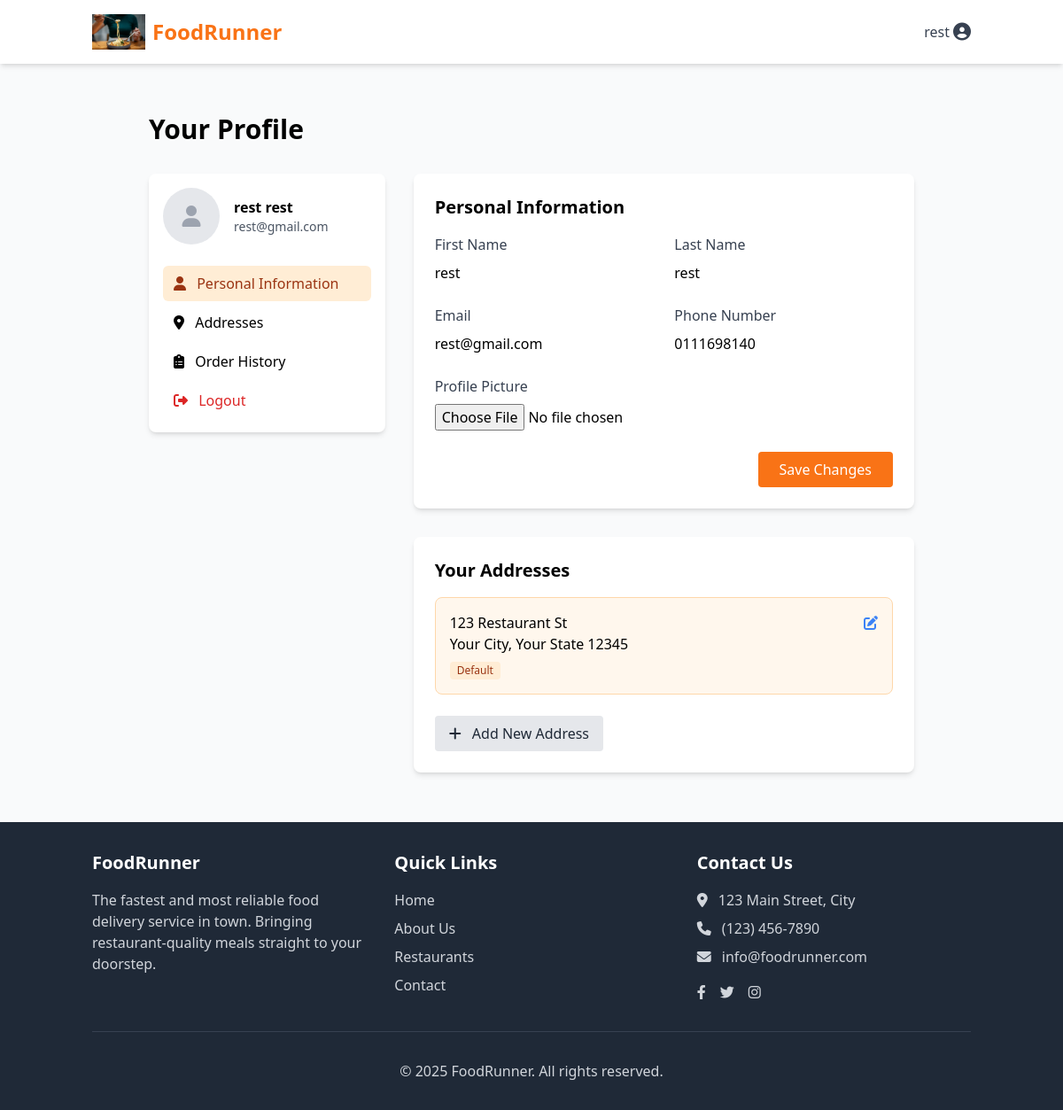
The page /customer/profile/ (signed in) on the database its author committed.
### core/models.py (models this page shows, shortened)
class User(AbstractUser):
    USER_TYPE_CHOICES = (
        ('customer', 'Customer'),
        ('restaurant', 'Restaurant Manager'),
        ('delivery', 'Delivery Person'),
        ('admin', 'Administrator'),
    )
    user_type = models.CharField(
        max_length=20,
        choices=USER_TYPE_CHOICES,
        default='customer'
    )
    phone_number = models.CharField(max_length=15, blank=True)
    profile_picture = models.ImageField(upload_to='profile_pics/', blank=True, null=True)

class Address(models.Model):
    user = models.ForeignKey(User, on_delete=models.CASCADE, related_name='addresses')
    address_line1 = models.CharField(max_length=100)
    address_line2 = models.CharField(max_length=100, blank=True)
    city = models.CharField(max_length=50)
    state = models.CharField(max_length=50)
    postal_code = models.CharField(max_length=10)
    is_default = models.BooleanField(default=False)
    class Meta:
        verbose_name_plural = "Addresses"

### customers/views.py (the view)
# urls.py: path('profile/', views.customer_profile, name='profile'),
@login_required
def customer_profile(request):
    if request.method == 'POST':
        user_form = CustomerProfileForm(request.POST, request.FILES, instance=request.user)
        if user_form.is_valid():
            user_form.save()
            messages.success(request, "Profile updated successfully.")
            return redirect('customers:profile')
    else:
        user_form = CustomerProfileForm(instance=request.user)
    addresses = Address.objects.filter(user=request.user)
    context = {
        'user_form': user_form,
        'addresses': addresses,
    }
    return render(request, 'customers/profile.html', context)

### customers/forms.py
class CustomerProfileForm(forms.ModelForm):
    class Meta:
        model = User
        fields = ['first_name', 'last_name', 'email', 'phone_number', 'profile_picture']

### customers/templates/customers/profile.html (shortened to what this page needs)
{% extends 'base.html' %}
{% block content %}
<div class="max-w-4xl mx-auto px-4 py-8">
    <h1 class="text-3xl font-bold mb-8">Your Profile</h1>
    <div class="grid grid-cols-1 lg:grid-cols-3 gap-8">
        <div class="lg:col-span-1">
            <div class="bg-white rounded-lg shadow-md p-4">
                <div class="flex items-center mb-6">
                    {% if request.user.profile_picture %}
                        <img src="{{ request.user.profile_picture.url }}" alt="{{ request.user.get_full_name }}" class="w-16 h-16 rounded-full mr-4 object-cover">
                    {% else %}
                        <div class="w-16 h-16 rounded-full bg-gray-200 flex items-center justify-center mr-4">
                            <i class="fas fa-user text-gray-400 text-2xl"></i>
                        </div>
                    {% endif %}
                    <div>
                        <h2 class="font-semibold">{{ request.user.get_full_name }}</h2>
                        <p class="text-gray-600 text-sm">{{ request.user.email }}</p>
                    </div>
                </div>
                <ul class="space-y-1">
                    <li>
                        <a href="#profile" class="block px-3 py-2 rounded-md bg-orange-100 text-orange-800 font-medium">
                            <i class="fas fa-user mr-2"></i> Personal Information
                        </a>
                    </li>
                    <li>
                        <a href="#addresses" class="block px-3 py-2 rounded-md hover:bg-gray-100 transition duration-200">
                            <i class="fas fa-map-marker-alt mr-2"></i> Addresses
                        </a>
                    </li>
                    <li>
                        <a href="{% url 'customers:orders' %}" class="block px-3 py-2 rounded-md hover:bg-gray-100 transition duration-200">
                            <i class="fas fa-clipboard-list mr-2"></i> Order History
                        </a>
                    </li>
                    <li>
                        <a href="{% url 'logout' %}" class="block px-3 py-2 rounded-md text-red-600 hover:bg-red-50 transition duration-200">
                            <i class="fas fa-sign-out-alt mr-2"></i> Logout
                        </a>
                    </li>
                </ul>
            </div>
        </div>
        <div class="lg:col-span-2">
            <div id="profile" class="bg-white rounded-lg shadow-md p-6 mb-8">
                <h2 class="text-xl font-semibold mb-4">Personal Information</h2>
                <form method="post" enctype="multipart/form-data">
                    <div class="grid grid-cols-1 md:grid-cols-2 gap-6 mb-6">
                        <div>
                            <label for="{{ user_form.first_name.id_for_label }}" class="block text-gray-700 font-medium mb-2">
                                First Name
                            </label>
                            {{ user_form.first_name }}
                        </div>
                        <div>
                            <label for="{{ user_form.last_name.id_for_label }}" class="block text-gray-700 font-medium mb-2">
                                Last Name
                            </label>
                            {{ user_form.last_name }}
                        </div>
                    </div>
                    <div class="grid grid-cols-1 md:grid-cols-2 gap-6 mb-6">
                        <div>
                            <label for="{{ user_form.email.id_for_label }}" class="block text-gray-700 font-medium mb-2">
                                Email
                            </label>
                            {{ user_form.email }}
                        </div>
                        <div>
                            <label for="{{ user_form.phone_number.id_for_label }}" class="block text-gray-700 font-medium mb-2">
                                Phone Number
                            </label>
                            {{ user_form.phone_number }}
                        </div>
                    </div>
                    <div class="mb-6">
                        <label for="{{ user_form.profile_picture.id_for_label }}" class="block text-gray-700 font-medium mb-2">
                            Profile Picture
                        </label>
                        {{ user_form.profile_picture }}
                    </div>
                    <div class="flex justify-end">
                        <button type="submit" class="bg-orange-500 text-white py-2 px-6 rounded hover:bg-orange-600 transition duration-200">
                            Save Changes
                        </button>
                    </div>
                </form>
            </div>
            <div id="addresses" class="bg-white rounded-lg shadow-md p-6">
                <h2 class="text-xl font-semibold mb-4">Your Addresses</h2>
                {% if addresses %}
                    <div class="space-y-4 mb-6">
                        {% for address in addresses %}
                            <div class="border rounded-lg p-4 {% if address.is_default %}bg-orange-50 border-orange-200{% endif %}">
                                <div class="flex justify-between items-start">
                                    <div>
                                        <p class="font-medium">{{ address.address_line1 }}</p>
                                        <p>{{ address.city }}, {{ address.state }} {{ address.postal_code }}</p>
                                        {% if address.is_default %}
                                            <span class="bg-orange-100 text-orange-800 text-xs px-2 py-0.5 rounded mt-2 inline-block">Default</span>
                                        {% endif %}
                                    </div>
                                    <div class="flex space-x-2">
                                        <a href="#" class="text-blue-500 hover:text-blue-700">
                                            <i class="fas fa-edit"></i>
                                        </a>
                                    </div>
                                </div>
                            </div>
                        {% endfor %}
                    </div>
                {% else %}
                    <div class="text-center py-6 mb-6">
                        <p class="text-gray-600">You don't have any saved addresses yet.</p>
                    </div>
                {% endif %}
                <a href="#" class="inline-block bg-gray-200 text-gray-800 py-2 px-4 rounded hover:bg-gray-300 transition duration-200">
                    <i class="fas fa-plus mr-2"></i> Add New Address
                </a>
            </div>
        </div>
    </div>
</div>
{% endblock %}

### core/templates/base.html (shortened to what this page needs)
<!DOCTYPE html>
<html lang="en">
<head>
    {% load static %}
    <script src="https://cdn.tailwindcss.com"></script>
    <link rel="stylesheet" href="https://cdnjs.cloudflare.com/ajax/libs/font-awesome/6.4.0/css/all.min.css">
</head>
<body class="bg-gray-50 min-h-screen flex flex-col">
    <header class="bg-white shadow-md">
        <nav class="container mx-auto px-4 py-4 flex justify-between items-center">
            <a href="{% url 'landing' %}" class="flex items-center">
                <img src="{% static 'images/logo.png' %}" alt="FoodRunner Logo" class="h-10 w-auto mr-2">
                <span class="text-2xl font-bold text-orange-500">FoodRunner</span>
            </a>
            <div class="flex items-center space-x-4">
                {% if user.is_authenticated %}
                    <div class="relative group">
                        <button class="flex items-center text-gray-700 hover:text-orange-500">
                            <span class="mr-1">{{ user.username }}</span>
                            <i class="fas fa-user-circle text-xl"></i>
                        </button>
                    </div>
                {% else %}
                    <a href="{% url 'login' %}" class="text-gray-700 hover:text-orange-500 font-semibold">Login</a>
                    <a href="{% url 'register' %}" class="bg-orange-500 text-white px-4 py-2 rounded-md hover:bg-orange-600 font-semibold">Sign Up</a>
                {% endif %}
            </div>
        </nav>
    </header>
    <main class="flex-grow container mx-auto px-4 py-6">
        {% block content %}{% endblock %}
    </main>
    <footer class="bg-gray-800 text-white py-8">
        <div class="container mx-auto px-4">
            <div class="grid grid-cols-1 md:grid-cols-3 gap-8">
                <div>
                    <h3 class="text-xl font-semibold mb-4">FoodRunner</h3>
                    <p class="text-gray-300">
                        The fastest and most reliable food delivery service in town. Bringing restaurant-quality meals straight to your doorstep.
                    </p>
                </div>
                <div>
                    <h3 class="text-xl font-semibold mb-4">Quick Links</h3>
                    <ul class="space-y-2">
                        <li><a href="{% url 'landing' %}" class="text-gray-300 hover:text-orange-400">Home</a></li>
                        <li><a href="#" class="text-gray-300 hover:text-orange-400">About Us</a></li>
                        <li><a href="#" class="text-gray-300 hover:text-orange-400">Restaurants</a></li>
                        <li><a href="#" class="text-gray-300 hover:text-orange-400">Contact</a></li>
                    </ul>
                </div>
                <div>
                    <h3 class="text-xl font-semibold mb-4">Contact Us</h3>
                    <p class="text-gray-300 mb-2">
                        <i class="fas fa-map-marker-alt mr-2"></i> 123 Main Street, City
                    </p>
                    <p class="text-gray-300 mb-2">
                        <i class="fas fa-phone mr-2"></i> (123) 456-7890
                    </p>
                    <p class="text-gray-300 mb-2">
                        <i class="fas fa-envelope mr-2"></i> info@foodrunner.com
                    </p>
                    <div class="flex space-x-4 mt-4">
                        <a href="#" class="text-gray-300 hover:text-orange-400"><i class="fab fa-facebook-f"></i></a>
                        <a href="#" class="text-gray-300 hover:text-orange-400"><i class="fab fa-twitter"></i></a>
                        <a href="#" class="text-gray-300 hover:text-orange-400"><i class="fab fa-instagram"></i></a>
                    </div>
                </div>
            </div>
            <div class="border-t border-gray-700 mt-8 pt-8 text-center text-gray-300">
                <p>&copy; 2025 FoodRunner. All rights reserved.</p>
            </div>
        </div>
    </footer>
</body>
</html>

### rows shown on the page
User: username "rest", user.get_full_name "rest rest", user.email "rest@gmail.com", first_name "rest", last_name "rest", email "rest@gmail.com", phone_number "0111698140"
Address: address_line1 "123 Restaurant St", city "Your City", state "Your State", postal_code "12345", is_default "Default"
